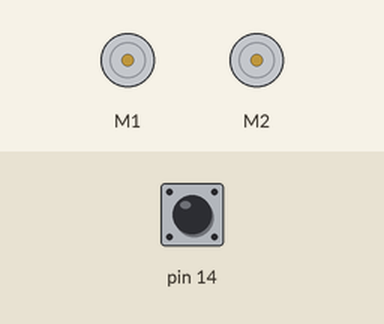
Simulated run of this sketch. Board: Arduino Leonardo, built with avr-gcc and run on an emulated ATmega32U4. Shown: 2 × DC motor (green arrow = forward, orange = backward, longer = faster). The inputs (shaded band) are chosen by the test bench; at power-on: pin 14 HIGH.

Above: at 0.8 s.
0.9 s: pin 14 pulled LOW for 0.15 s
At 3.4 s:
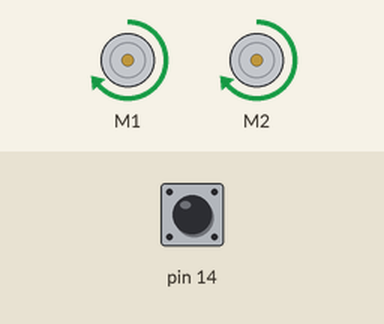
At 7.27 s:
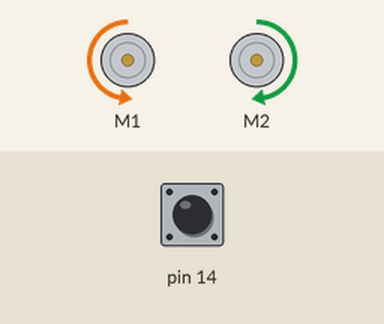
Timing chart, 0 to 9.0 s (numbered marks = the images above; inputs shaded):
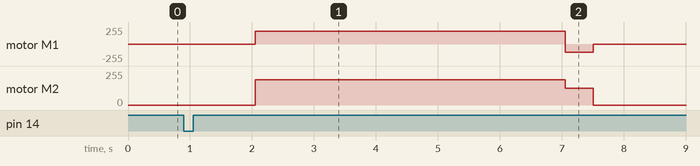

Measured:
- after the input at 0.9 s, motor M1: stopped → forward 191/255 after 1.2 s, → backward 127/255 5.0 s later, → stopped 0.45 s later; motor M2: stopped → forward 191/255 after 1.2 s, → forward 127/255 5.0 s later, → stopped 0.45 s later

The sketch:

timedMotor.ino
```cpp
// Name: Paul Talaga
// Date: Sept 27, 2017
// Desc: Run the robot forward for 5 seconds and then turn 90 degrees to the left.

#include <Wire.h>
#include <Zumo32U4.h>

Zumo32U4Motors motors;
Zumo32U4ButtonA buttonA;
int mode;

void setup()
{
  mode = 0;
  // Wait for the user to press button A.
  buttonA.waitForButton();

  // Delay so that the robot does not move away while the user is
  // still touching it.
  delay(1000);
}

void loop(){
  if(mode == 0){
    mode++;

    // Run both motors forward.
    motors.setLeftSpeed(300);
    motors.setRightSpeed(300);

    // Let the robot move forward
    delay(5000);

    // Turn left
    motors.setLeftSpeed(-200);
    motors.setRightSpeed(200);

    delay(450); // Wait a little to turn
    // The 90 degrees is dependent on your battery voltage, so your timing
    // WILL vary!

    // Stop the motors.
    motors.setLeftSpeed(0);
    motors.setRightSpeed(0);
  }
  delay(10);
}
```
